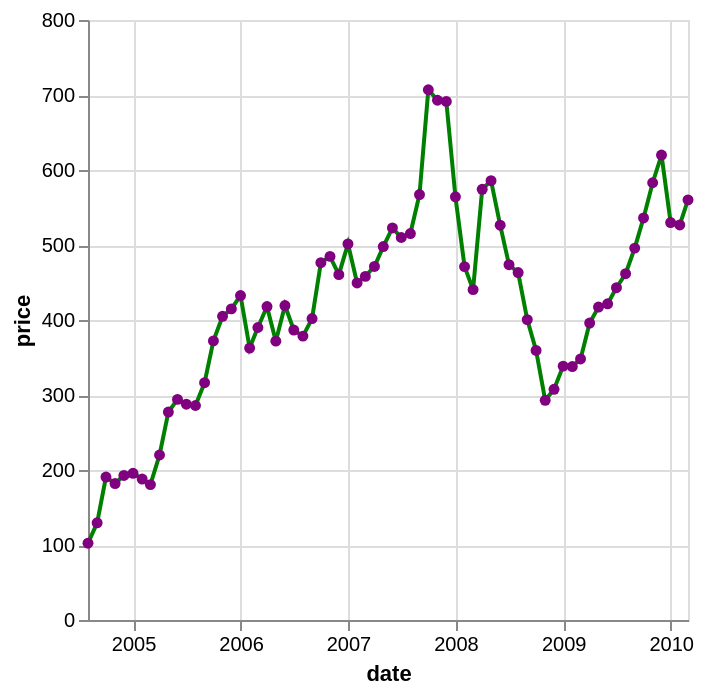

The specification (Vega-Lite) saved for this image:
### Vega-Lite specification from a JSON file in a GitHub repository (floating-point values rounded to 4 significant figures; data arrays with more than 128 entries replaced by an {"elided": "..."} marker saying what was removed)
{"$schema": "https://vega.github.io/schema/vega-lite/v5.json", "data": {"values": {"elided": "560 records"}, "format": {"parse": {"date": "date"}}}, "description": "Google's stock price over time with point markers.", "encoding": {"x": {"axis": {"format": "%Y"}, "field": "date", "type": "temporal"}, "y": {"field": "price", "type": "quantitative"}}, "mark": {"color": "green", "point": {"color": "purple"}, "type": "line"}, "transform": [{"filter": "datum.symbol === 'GOOG'"}]}
